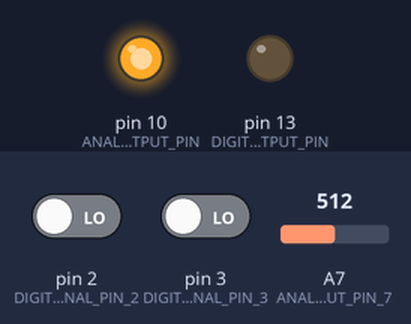
This sketch was run on a simulated Arduino Nano, built with avr-gcc and run on an emulated ATmega328P. On the bench: output pins drawn as LEDs (lit = HIGH). Inputs (shaded band) come from the test bench; at power-on: A7 (ANALOG_INPUT_PIN_7) = 512, pin 3 (DIGITAL_SIGNAL_PIN_3) LOW, pin 2 (DIGITAL_SIGNAL_PIN_2) LOW. What the sketch prints to the serial monitor is not drawn.

Above: at 1.2 s.
1.3 s: A7 (ANALOG_INPUT_PIN_7) set to 531
At 1.7 s:
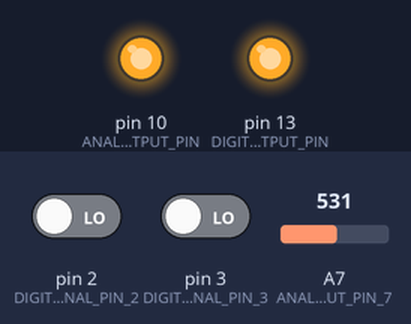
2.8 s: A7 (ANALOG_INPUT_PIN_7) set to 122
At 4.0 s:
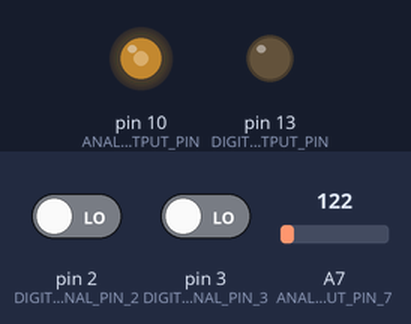
4.3 s: pin 3 (DIGITAL_SIGNAL_PIN_3) driven HIGH
At 5.3 s:
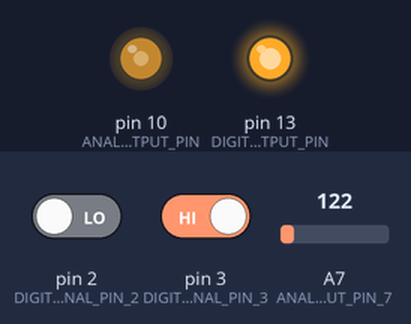
5.8 s: A7 (ANALOG_INPUT_PIN_7) set to 0
At 6.3 s:
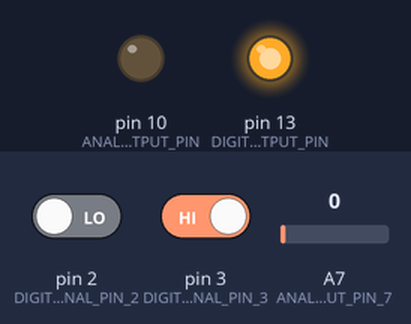
7.3 s: pin 3 (DIGITAL_SIGNAL_PIN_3) driven LOW
At 7.6 s:
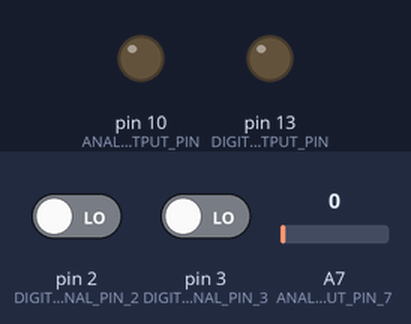
8.8 s: A7 (ANALOG_INPUT_PIN_7) set to 306
At 9.9 s:
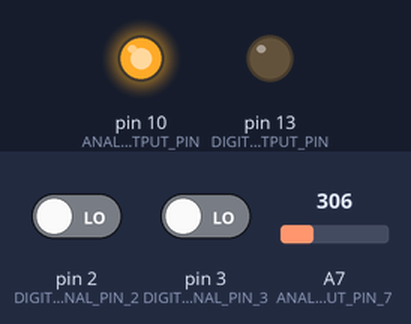
Timing chart, 0 to 11.3 s (numbered marks = the images above; inputs shaded):
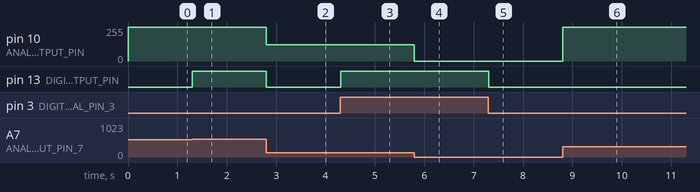

Measured:
- the behaviour switches between 517 and 518 on A7 (ANALOG_INPUT_PIN_7) (found by bisection; images 0 and 1)
- after the input at 1.3 s, pin 13 (DIGITAL_OUTPUT_PIN): LOW → HIGH at once
- after the input at 2.8 s, pin 10 (ANALOG_OUTPUT_PIN): 255/255 → 122/255 at once; pin 13 (DIGITAL_OUTPUT_PIN): HIGH → LOW at once
- after the input at 4.3 s, pin 13 (DIGITAL_OUTPUT_PIN): LOW → HIGH at once
- after the input at 5.8 s, pin 10 (ANALOG_OUTPUT_PIN): 122/255 → 0/255 at once
- after the input at 7.3 s, pin 13 (DIGITAL_OUTPUT_PIN): HIGH → LOW at once
- after the input at 8.8 s, pin 10 (ANALOG_OUTPUT_PIN): 0/255 → 255/255 at once

The sketch:

sensor_mod_code_for_arduino.ino
```cpp
#include "protothreads.h"


const int DIGITAL_SIGNAL_PIN_2 = 2;   // TEST BUTTON
const int DIGITAL_SIGNAL_PIN_3 = 3;   // SENSOR
const byte ANALOG_INPUT_PIN_0 = A0;   // SENSOR
const byte ANALOG_INPUT_PIN_7 = A7;   // THRESHOLD POT

const byte DIGITAL_OUTPUT_PIN = 13;   // RELAY
const byte ANALOG_OUTPUT_PIN = 10;    // TRANSISTOR

int button_input_state = 0;
int sensor_input_state = 0;
int sensor_input_value = 0;
int sensor_threshold = 512;
const int sensor_threshold_margin = 5;
bool signal_detected = false;


pt ptDigitalIn;
pt ptDigitalOut;
pt ptAnalogIn;
pt ptAnalogOut;

int digitalIn(struct pt* pt) {
  PT_BEGIN(pt);
  for(;;)
  {
    button_input_state = digitalRead(DIGITAL_SIGNAL_PIN_2);
    sensor_input_state = digitalRead(DIGITAL_SIGNAL_PIN_3);
    Serial.println(sensor_input_state);
    if((sensor_input_state == 1 || button_input_state == 1) && signal_detected==false)
    {
      signal_detected = true;
    }
    return 0;
  }
  PT_END(pt);
}

int digitalOut(struct pt* pt) {
  PT_BEGIN(pt);
  for(;;) {
    if(signal_detected)
    {
      digitalWrite(DIGITAL_OUTPUT_PIN,HIGH);
      signal_detected = false;
    }
    else if(sensor_input_value>sensor_threshold+sensor_threshold_margin)
    {
      digitalWrite(DIGITAL_OUTPUT_PIN,HIGH);
    }
    else if(sensor_input_value<sensor_threshold-sensor_threshold_margin)
    {
      digitalWrite(DIGITAL_OUTPUT_PIN,LOW);
    }
    else
    {
      digitalWrite(DIGITAL_OUTPUT_PIN,LOW);
    }
    return 0;
  }
  PT_END(pt);
}

int analogIn(struct pt* pt) {
  PT_BEGIN(pt);
  for(;;)
  {
    sensor_input_value = analogRead(ANALOG_INPUT_PIN_7);
    sensor_threshold = 512;
    //sensor_threshold = analogRead(ANALOG_INPUT_PIN_7);
    return 0;
  }
  PT_END(pt);
}

int analogOut(struct pt* pt) {
  PT_BEGIN(pt);
  for(;;) {
    //int sensor_output_value = map(sensor_input_value,0,1023,0,255); // 12 bit >> 8 bit
    analogWrite(ANALOG_OUTPUT_PIN,sensor_input_value);
    return 0;
  }
  PT_END(pt);
}

void setup() {
  pinMode (ANALOG_OUTPUT_PIN, OUTPUT);
  pinMode (DIGITAL_OUTPUT_PIN, OUTPUT);
  pinMode (DIGITAL_SIGNAL_PIN_2, INPUT);
  pinMode (DIGITAL_SIGNAL_PIN_3, INPUT);

  PT_INIT(&ptDigitalIn);
  PT_INIT(&ptDigitalOut);
  PT_INIT(&ptAnalogIn);
  PT_INIT(&ptAnalogOut);

  Serial.begin(9600);

}

void loop() {

  PT_SCHEDULE(digitalIn(&ptDigitalIn));
  PT_SCHEDULE(analogIn(&ptAnalogIn));

  PT_SCHEDULE(digitalOut(&ptDigitalOut));
  PT_SCHEDULE(analogOut(&ptAnalogOut));

}
```
